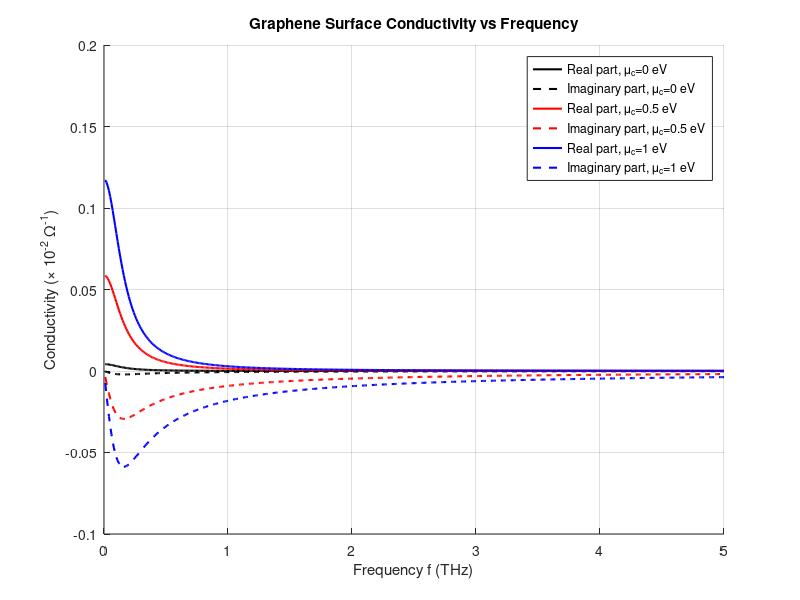

Reproduce this figure in MATLAB.
%% Graphene Surface Conductivity vs Frequency
% Computes and plots the real and imaginary parts of graphene's
% intraband surface conductivity (Kubo/Drude model) across a THz
% frequency sweep, for several chemical potential (mu_c) values.
% Reproduces "Figure 1" in the report.

% Constants
e = 1.602e-19;      % Elementary charge (C)
hbar = 1.055e-34;   % Reduced Planck constant (J.s)
k_B = 1.381e-23;    % Boltzmann constant (J/K)
T = 300;            % Temperature (K)
tau = 1e-12;        % Relaxation time (s)
Gamma = 1/(2*tau);  % Scattering rate (s^-1)

frequencies = linspace(0.01, 5, 500); % Frequency range (THz)
frequencies = frequencies * 1e12;     % Convert THz to Hz

% Chemical potentials
mu_c_values = [0, 0.5, 1] * e; % Chemical potential in eV converted to J

% Fermi-Dirac distribution function
f_d = @(epsilon, mu_c) 1 ./ (exp((epsilon - mu_c) / (k_B * T)) + 1);

% Intra-band conductivity formula
sigma_intra = @(omega, mu_c) - (1i * e^2 * k_B * T) ./ (pi * hbar^2 * (omega - 1i * 2 * Gamma)) .* ...
    (mu_c / (k_B * T) + 2 * log(1 + exp(-mu_c / (k_B * T))));

% Allocate arrays for results
real_sigma = zeros(length(frequencies), length(mu_c_values));
imag_sigma = zeros(length(frequencies), length(mu_c_values));

% Loop over chemical potentials and frequencies
for j = 1:length(mu_c_values)
    mu_c = mu_c_values(j);
    for i = 1:length(frequencies)
        omega = 2 * pi * frequencies(i);
        sigma = sigma_intra(omega, mu_c);
        real_sigma(i, j) = real(sigma); % Real part of conductivity
        imag_sigma(i, j) = imag(sigma); % Imaginary part of conductivity
    end
end

% Plotting
figure;
hold on;
colors = {'k', 'r', 'b'}; % Colors for different mu_c values
linestyles = {'-', '--'};

% Plot real and imaginary parts for each mu_c
for j = 1:length(mu_c_values)
    plot(frequencies / 1e12, real_sigma(:, j), 'Color', colors{j}, 'LineStyle', linestyles{1}, 'LineWidth', 1.5);
    plot(frequencies / 1e12, imag_sigma(:, j), 'Color', colors{j}, 'LineStyle', linestyles{2}, 'LineWidth', 1.5);
end

% Graph details
xlabel('Frequency f (THz)');
ylabel('Conductivity (\times 10^{-2} \Omega^{-1})');
legend({'Real part, \mu_c=0 eV', 'Imaginary part, \mu_c=0 eV', ...
    'Real part, \mu_c=0.5 eV', 'Imaginary part, \mu_c=0.5 eV', ...
    'Real part, \mu_c=1 eV', 'Imaginary part, \mu_c=1 eV'}, ...
    'Location', 'northeast');
grid on;
title('Graphene Surface Conductivity vs Frequency');
hold off;
